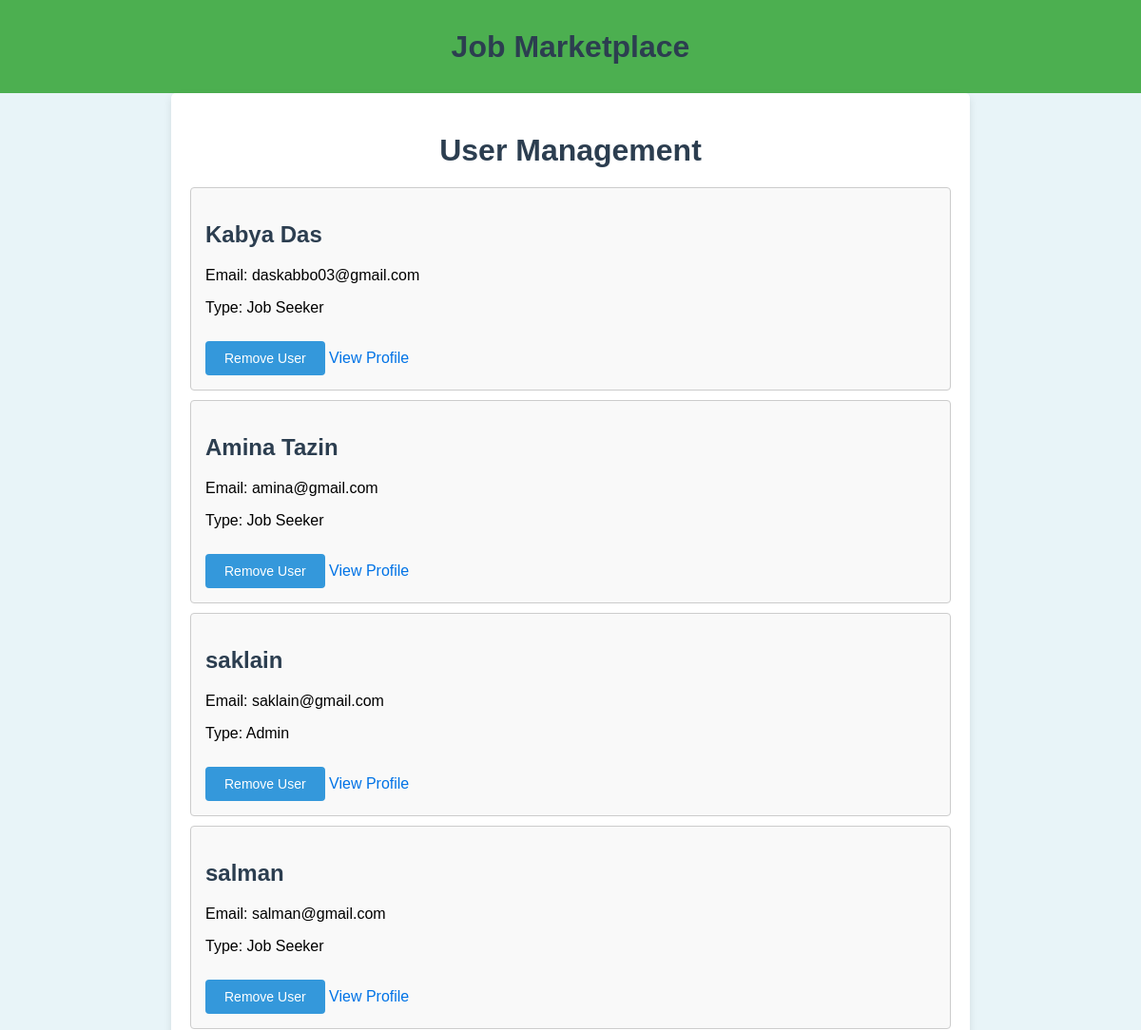
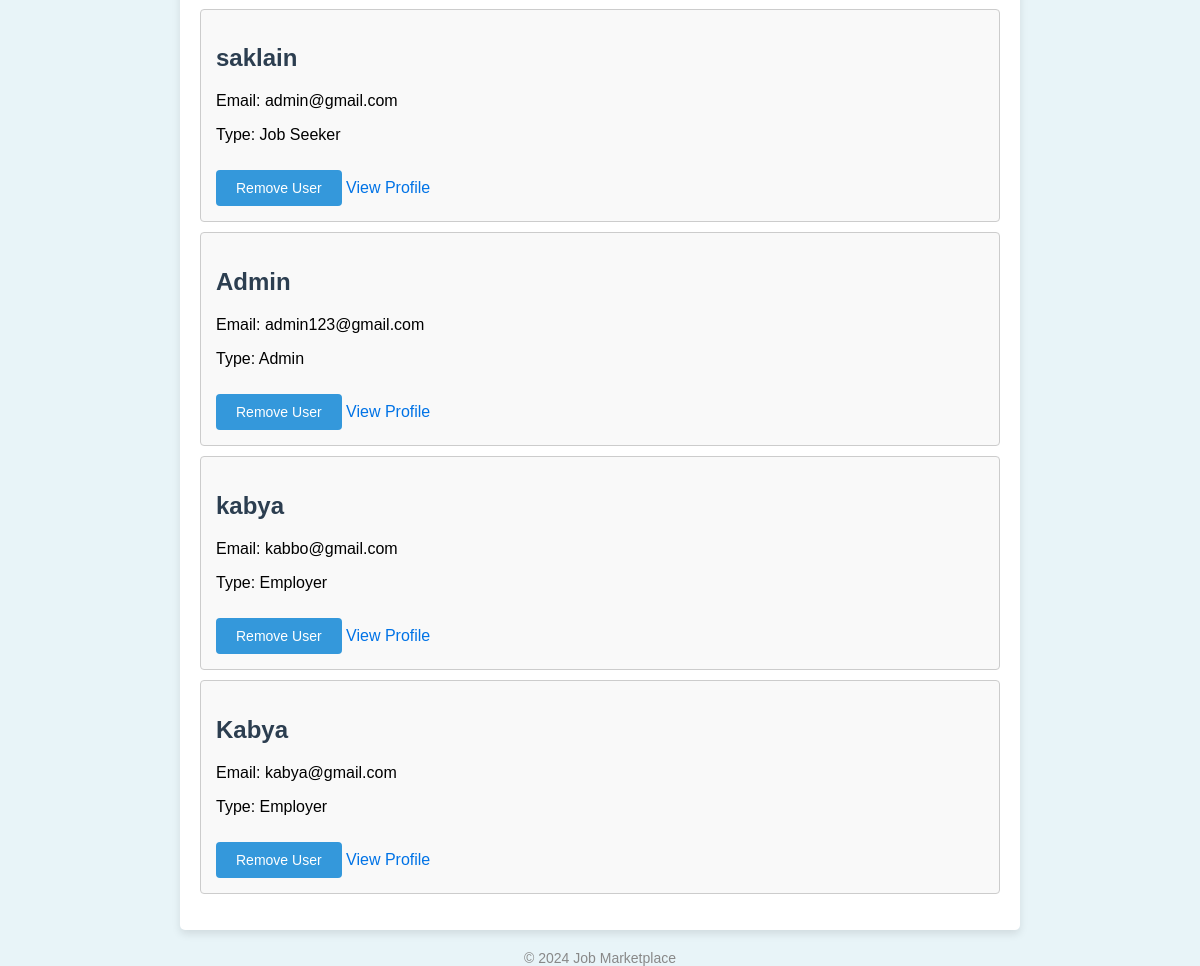
/View/users.php (signed in), run on the app's committed database (2 pictures, top to bottom).
### tables this page shows
CREATE TABLE `users` (
  `id` int(11) NOT NULL,
  `full_name` varchar(255) NOT NULL,
  `email` varchar(255) NOT NULL,
  `dob` date NOT NULL,
  `gender` enum('Male','Female','Other') NOT NULL,
  `address` text NOT NULL,
  `user_type` enum('Employer','Job Seeker','Admin') NOT NULL,
  `password_hash` varchar(255) NOT NULL,
  `created_at` timestamp NOT NULL DEFAULT current_timestamp()
);

### Controller/users_logic.php (called while the page is built, shortened)
<?php require_once('../Model/db.php');
$query = "SELECT * FROM users";
$result = $conn->query($query);
?>

### View/users.php (the view, shortened to what this page needs)
<?php require_once '../Controller/users_logic.php'; ?>
<!DOCTYPE html>
<html lang="en">
<head>
    <link rel="stylesheet" href="../assets/styles.css">
</head>
<body>
    <header>
        <h1>Job Marketplace</h1>
    </header>
    <main>
        <h1>User Management</h1>
        <ul class="user-list">
            <?php while ($user = $result->fetch_assoc()): ?>
                <li class="user-item">
                    <h2><?= $user['full_name'] ?></h2>
                    <p>Email: <?= $user['email'] ?></p>
                    <p>Type: <?= ucfirst($user['user_type']) ?></p>
                    <form method="POST" style="display:inline;">
                        <button type="submit">Remove User</button>
                    </form>
                    <a href="view_profile.php?id=<?= $user['id'] ?>" class="view-profile-button">View Profile</a>
                </li>
            <?php endwhile; ?>
        </ul>
    </main>
    <footer>
        &copy; 2024 Job Marketplace
    </footer>
</body>
</html>

### assets/styles.css (style rules this page uses)
body { font-family: Arial, sans-serif; margin: 0; padding: 0; background-color: #e8f4f8; }
header { background-color: #4CAF50; color: white; padding: 10px 20px; text-align: center; }
main { padding: 20px; max-width: 800px; margin: 0 auto; background: white; box-shadow: 0 4px 8px rgba(0, 0, 0, 0.1); border-radius: 5px; }
h1 { text-align: center; color: #2c3e50; margin-bottom: 20px; }
footer { text-align: center; margin-top: 20px; font-size: 14px; color: #888; }
.job-item h2, .user-item h2, .form-group label { color: #2c3e50; margin-bottom: 20px; }
.current-picture img, .job-item, .user-item, .message { border: 1px solid #ccc; border-radius: 4px; }
button { background-color: #3498db; color: white; border: none; padding: 10px 20px; border-radius: 4px; cursor: pointer; font-size: 14px; margin-top: 10px; }
.job-list, .user-list { list-style-type: none; padding: 0; }
.job-item, .user-item { padding: 15px; background: #f9f9f9; margin-bottom: 10px; }
form { display: flex; flex-direction: column; }
a { text-decoration: none; color: #0073e6; }

### data on the page
users: full_name "Kabya Das", email "daskabbo03@gmail.com", user_type "Job Seeker"
users: full_name "Amina Tazin", email "amina@gmail.com", user_type "Job Seeker"
users: full_name "saklain", email "saklain@gmail.com", user_type "Admin"
users: full_name "salman", email "salman@gmail.com", user_type "Job Seeker"
users: full_name "saklain", email "admin@gmail.com", user_type "Job Seeker"
users: full_name "Admin", email "admin123@gmail.com", user_type "Admin"
users: full_name "kabya", email "kabbo@gmail.com", user_type "Employer"
users: full_name "Kabya", email "kabya@gmail.com", user_type "Employer"
